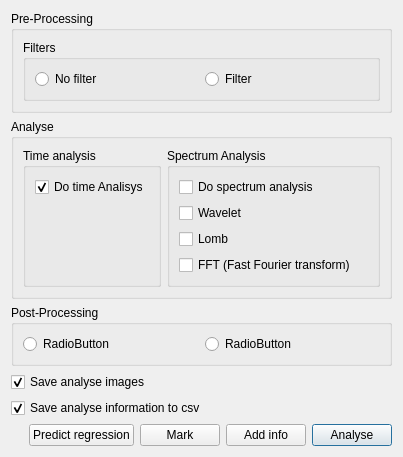
<ui version="4.0">
 <class>AnalyseSettingsDialog</class>
 <widget class="QDialog" name="AnalyseSettingsDialog">
  <property name="geometry">
   <rect>
    <x>0</x>
    <y>0</y>
    <width>403</width>
    <height>394</height>
   </rect>
  </property>
  <property name="windowTitle">
   <string>Analisys settings</string>
  </property>
  <layout class="QVBoxLayout" name="verticalLayout">
   <item>
    <layout class="QVBoxLayout" name="verticalLayout_4">
     <item>
      <widget class="QGroupBox" name="groupBox_3">
       <property name="title">
        <string>Pre-Processing</string>
       </property>
       <layout class="QVBoxLayout" name="verticalLayout_5">
        <item>
         <widget class="QGroupBox" name="groupBox_4">
          <property name="title">
           <string>Filters</string>
          </property>
          <layout class="QHBoxLayout" name="horizontalLayout_2">
           <item>
            <widget class="QRadioButton" name="radioFilterNo">
             <property name="text">
              <string>No filter</string>
             </property>
            </widget>
           </item>
           <item>
            <widget class="QRadioButton" name="radioFilterYes">
             <property name="text">
              <string>Filter</string>
             </property>
            </widget>
           </item>
          </layout>
         </widget>
        </item>
       </layout>
      </widget>
     </item>
     <item>
      <widget class="QGroupBox" name="groupBox_5">
       <property name="title">
        <string>Analyse</string>
       </property>
       <layout class="QFormLayout" name="formLayout_2">
        <item row="0" column="0">
         <widget class="QGroupBox" name="groupBox_7">
          <property name="title">
           <string>Time analysis</string>
          </property>
          <layout class="QVBoxLayout" name="verticalLayout_7">
           <item>
            <widget class="QCheckBox" name="checkTimeAnalisys">
             <property name="text">
              <string>Do time Analisys</string>
             </property>
             <property name="checked">
              <bool>true</bool>
             </property>
            </widget>
           </item>
           <item>
            <spacer name="verticalSpacer_2">
             <property name="orientation">
              <enum>Qt::Vertical</enum>
             </property>
             <property name="sizeHint" stdset="0">
              <size>
               <width>20</width>
               <height>40</height>
              </size>
             </property>
            </spacer>
           </item>
          </layout>
         </widget>
        </item>
        <item row="0" column="1">
         <widget class="QGroupBox" name="groupBox_6">
          <property name="title">
           <string>Spectrum Analysis</string>
          </property>
          <layout class="QVBoxLayout" name="verticalLayout_6">
           <item>
            <widget class="QCheckBox" name="checkSpectrumAnalysis">
             <property name="text">
              <string>Do spectrum analysis</string>
             </property>
            </widget>
           </item>
           <item>
            <widget class="QCheckBox" name="checkWavelet">
             <property name="text">
              <string>Wavelet</string>
             </property>
            </widget>
           </item>
           <item>
            <widget class="QCheckBox" name="checkLomb">
             <property name="text">
              <string>Lomb</string>
             </property>
            </widget>
           </item>
           <item>
            <widget class="QCheckBox" name="checkFFT">
             <property name="text">
              <string>FFT (Fast Fourier transform)</string>
             </property>
            </widget>
           </item>
          </layout>
         </widget>
        </item>
       </layout>
      </widget>
     </item>
     <item>
      <widget class="QGroupBox" name="groupBox_8">
       <property name="title">
        <string>Post-Processing</string>
       </property>
       <layout class="QHBoxLayout" name="horizontalLayout_3">
        <item>
         <widget class="QRadioButton" name="radioButton_2">
          <property name="text">
           <string>RadioButton</string>
          </property>
         </widget>
        </item>
        <item>
         <widget class="QRadioButton" name="radioButton">
          <property name="text">
           <string>RadioButton</string>
          </property>
         </widget>
        </item>
       </layout>
      </widget>
     </item>
     <item>
      <widget class="QCheckBox" name="checkSaveImage">
       <property name="text">
        <string>Save analyse images</string>
       </property>
       <property name="checked">
        <bool>true</bool>
       </property>
      </widget>
     </item>
     <item>
      <widget class="QCheckBox" name="checkSaveCSV">
       <property name="text">
        <string>Save analyse information to csv</string>
       </property>
       <property name="checked">
        <bool>true</bool>
       </property>
      </widget>
     </item>
    </layout>
   </item>
   <item>
    <layout class="QHBoxLayout" name="horizontalLayout">
     <item>
      <spacer name="horizontalSpacer">
       <property name="orientation">
        <enum>Qt::Horizontal</enum>
       </property>
       <property name="sizeHint" stdset="0">
        <size>
         <width>40</width>
         <height>20</height>
        </size>
       </property>
      </spacer>
     </item>
     <item>
      <widget class="QPushButton" name="regression">
       <property name="text">
        <string>Predict regression</string>
       </property>
      </widget>
     </item>
     <item>
      <widget class="QPushButton" name="markTraining">
       <property name="text">
        <string>Mark</string>
       </property>
      </widget>
     </item>
     <item>
      <widget class="QPushButton" name="addInfo">
       <property name="text">
        <string>Add info</string>
       </property>
      </widget>
     </item>
     <item>
      <widget class="QPushButton" name="startAnalyse">
       <property name="text">
        <string>Analyse</string>
       </property>
       <property name="default">
        <bool>true</bool>
       </property>
      </widget>
     </item>
    </layout>
   </item>
  </layout>
 </widget>
 <resources/>
 <connections/>
</ui>
